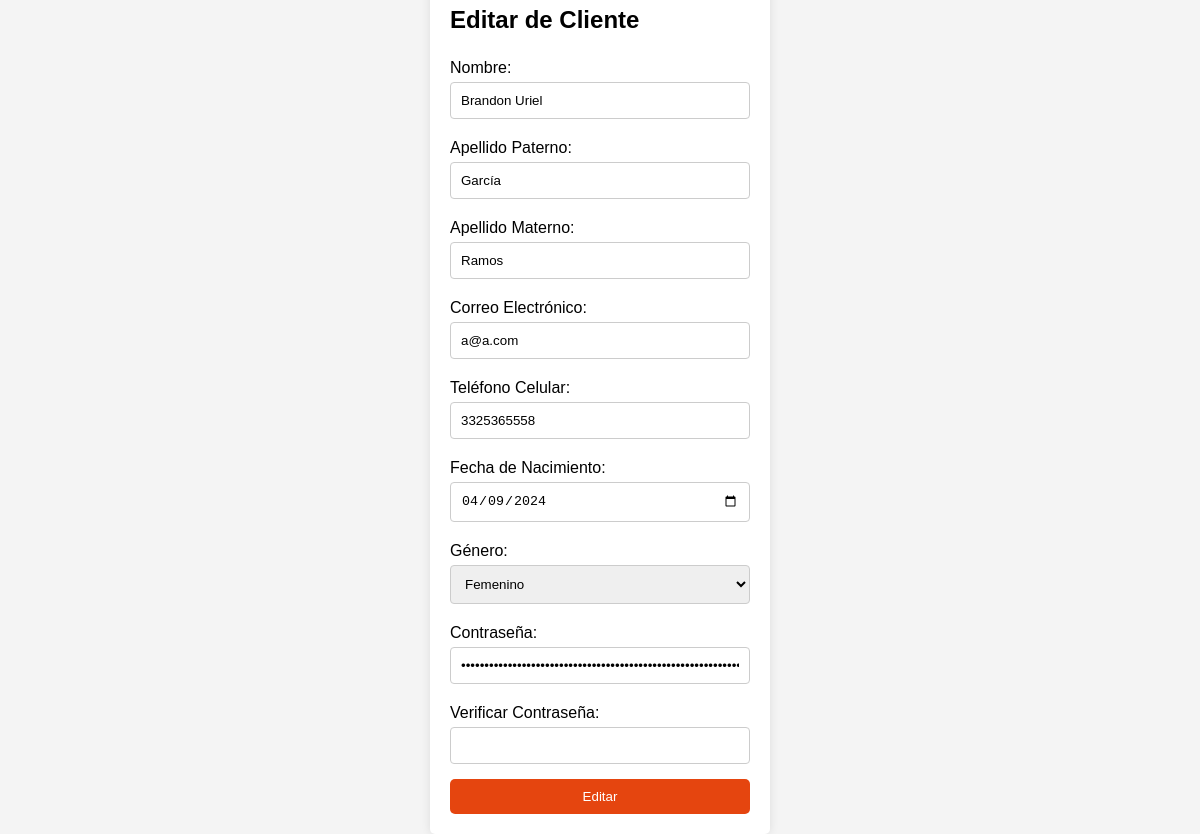
Screenshot of /src/client/update-client/update-client.php?id=6 with the database file from the repository.
### tables this page shows
CREATE TABLE `clients` (
  `id` int NOT NULL,
  `firstName` varchar(50) NOT NULL,
  `lastName` varchar(50) NOT NULL,
  `surname` varchar(50) NOT NULL,
  `email` varchar(100) NOT NULL,
  `phone` varchar(15) NOT NULL,
  `birthdate` date NOT NULL,
  `gender` enum('masculino','femenino','otro') NOT NULL,
  `password` varchar(255) NOT NULL,
  `table_number` int DEFAULT NULL
);

### src/client/update-client/update-client.php (the view, shortened to what this page needs)
<?php
require '../../db/connection.php';
$id = $_GET['id'] ?? '';
if ($id) {
    $stmt = $conn->prepare("SELECT * FROM clients WHERE id = ?");
    $stmt->bind_param("i", $id);
    $stmt->execute();
    $result = $stmt->get_result();
    $client = $result->fetch_assoc();
} else {
    die('ID no proporcionado.');
}
?>
<!DOCTYPE html>
<html lang="es">
<head>
    <link rel="stylesheet" href="update-client.css">
</head>
<body>
    <div class="form-container">
        <h2>Editar de Cliente</h2>
        <form id="registrationForm" action="updateClient.php" method="POST">
            <label for="firstName">Nombre:</label>
            <input type="text" id="firstName" name="firstName" value="<?php echo htmlspecialchars($client['firstName']); ?>" required>
            <label for="lastName">Apellido Paterno:</label>
            <input type="text" id="lastName" name="lastName" value="<?php echo htmlspecialchars($client['lastName']); ?>" required>
            <label for="surname">Apellido Materno:</label>
            <input type="text" id="surname" name="surname" value="<?php echo htmlspecialchars($client['surname']); ?>" required>
            <label for="email">Correo Electrónico:</label>
            <input type="email" id="email" name="email" value="<?php echo htmlspecialchars($client['email']); ?>" required>
            <label for="phone">Teléfono Celular:</label>
            <input type="tel" id="phone" name="phone" value="<?php echo htmlspecialchars($client['phone']); ?>" required pattern="[0-9]{10}">
            <label for="birthdate">Fecha de Nacimiento:</label>
            <input type="date" id="birthdate" name="birthdate" value="<?php echo htmlspecialchars($client['birthdate']); ?>" required>
            <label for="gender">Género:</label>
            <select id="gender" name="gender" required>
                <option value="femenino" <?php echo ($client['gender'] == 'femenino') ? 'selected' : ''; ?>>Femenino</option>
            </select>
            <label for="password">Contraseña:</label>
            <input type="password" id="password" name="password" value="<?php echo htmlspecialchars($client['password']); ?>" required>
            <label for="confirmPassword">Verificar Contraseña:</label>
            <input type="password" id="confirmPassword" name="confirmPassword" required>
            <button type="submit">Editar</button>
        </form>
    </div>
</body>
</html>

### src/client/update-client/update-client.css (style rules this page uses)
body { font-family: Arial, sans-serif; background-color: #f4f4f4; display: flex; justify-content: center; align-items: center; height: 100vh; margin: 0; }
.form-container { background: white; padding: 20px; border-radius: 5px; box-shadow: 0 0 10px rgba(0, 0, 0, 0.1); width: 300px; }
form { display: flex; flex-direction: column; }
label { margin-top: 5px; margin-bottom: 5px; }
input[type="text"], input[type="email"], input[type="tel"], input[type="date"], input[type="password"], select { padding: 10px; margin-bottom: 15px; border: 1px solid #ccc; border-radius: 4px; }
button { padding: 10px; color: white; background-color: #e5450f; border: none; border-radius: 5px; cursor: pointer; }

### rows the page displays
clients: firstName "Brandon Uriel", lastName "García", surname "Ramos", email "a@a.com", phone "3325365558", birthdate "04/09/2024", gender "Femenino"
